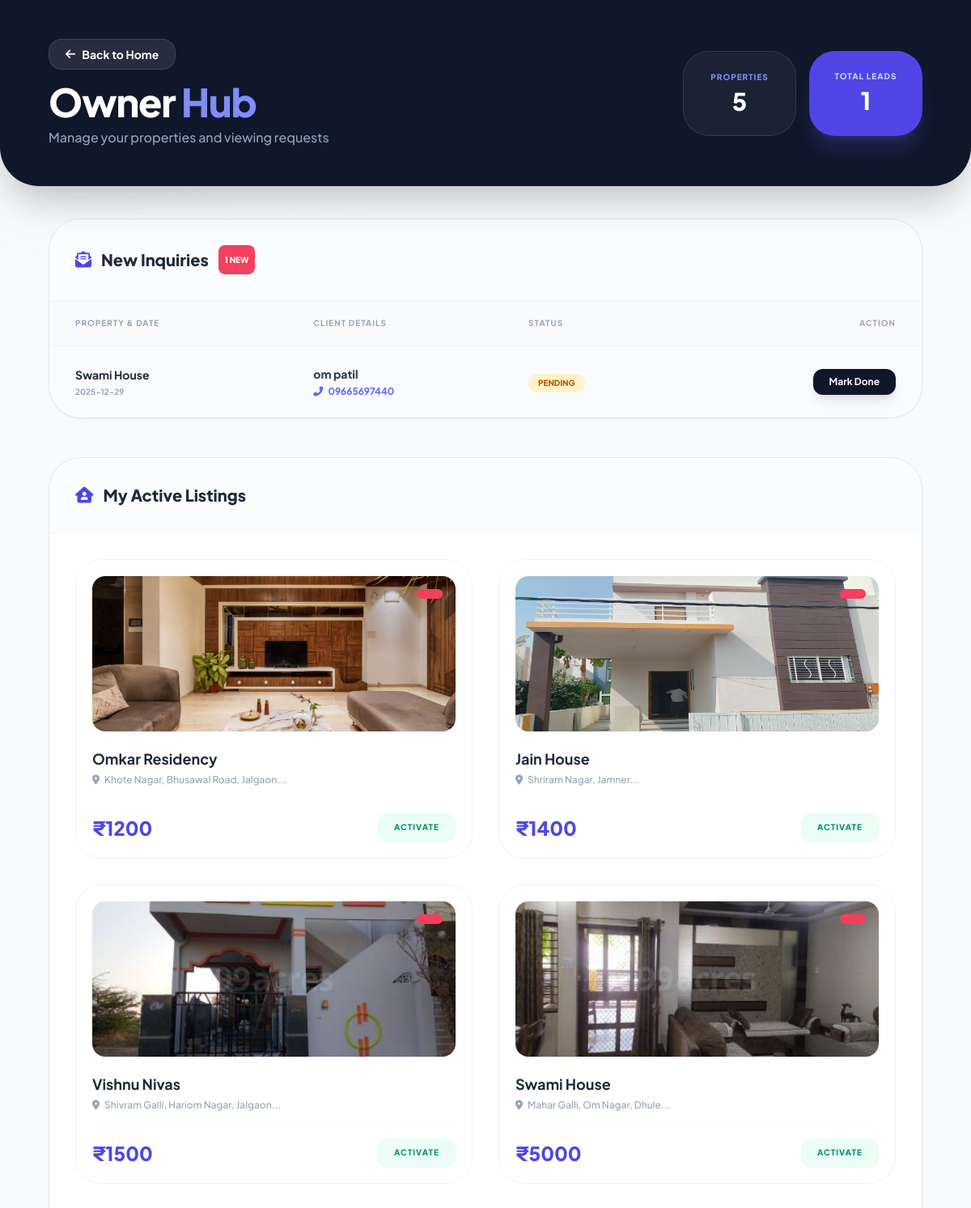
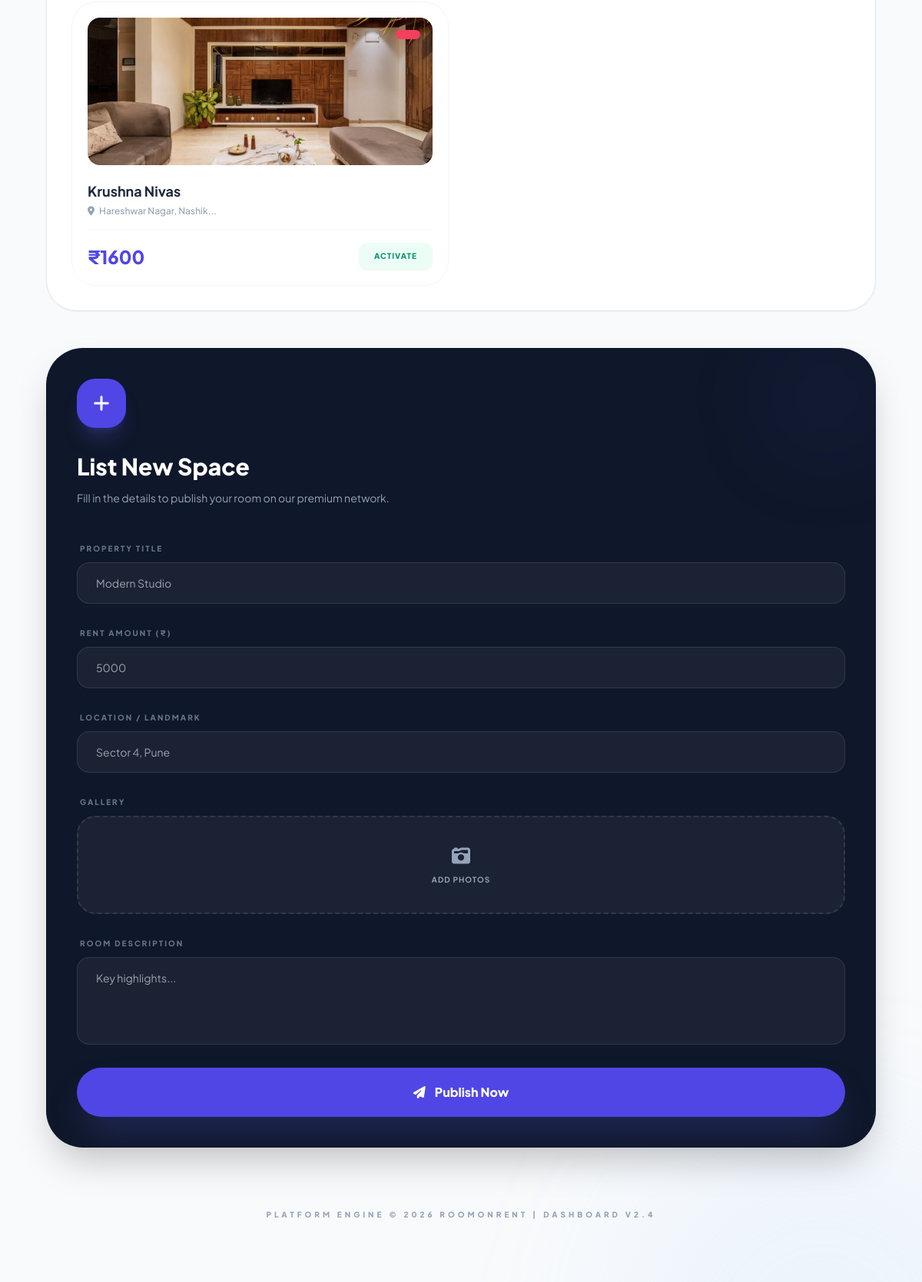
Screenshot of /owner (signed in) with the database file from the repository (2 pictures, top to bottom).
### tables this page shows
CREATE TABLE bookings (
                id INTEGER PRIMARY KEY AUTOINCREMENT,
                room_id INTEGER,
                user_id INTEGER,
                full_name TEXT NOT NULL,
                contact_email TEXT NOT NULL,
                contact_phone TEXT NOT NULL,
                preferred_time TEXT,
                timestamp DATETIME DEFAULT CURRENT_TIMESTAMP,
                status TEXT DEFAULT 'New',
                FOREIGN KEY(room_id) REFERENCES rooms(id),
                FOREIGN KEY(user_id) REFERENCES users(id)
            );

CREATE TABLE rooms (
                id INTEGER PRIMARY KEY AUTOINCREMENT,
                title TEXT NOT NULL,
                description TEXT,
                rent INTEGER,
                address TEXT,
                image_filename TEXT,
                owner_id INTEGER,
                availability TEXT DEFAULT 'Available',
                amenities TEXT DEFAULT '', -- COLUMN for Chatbot Search
                FOREIGN KEY(owner_id) REFERENCES users(id)
            );

### app.py (the view)
@app.route('/owner')
def owner():
    if "user_id" not in session:
        return redirect(url_for("login"))
    user_id = session["user_id"]
    with get_db() as con:
        user = con.execute("SELECT role FROM users WHERE id=?", (user_id,)).fetchone()
    if not user or user["role"].lower() != "owner":
        flash("Access denied! Only owners can view dashboard.")
        return redirect(url_for("index"))
    with get_db() as con:
        rooms = con.execute(
            "SELECT id, title, description, rent, address, image_filename, availability, amenities FROM rooms WHERE owner_id=?",
            (user_id,)
        ).fetchall()
        bookings = con.execute("""
            SELECT b.id, b.full_name, b.contact_email, b.contact_phone, b.preferred_time,
                     b.timestamp, b.status, r.title AS room_title, r.address, r.id AS room_id
            FROM bookings b
            JOIN rooms r ON b.room_id = r.id
            WHERE r.owner_id = ?
            ORDER BY b.timestamp DESC
        """, (user_id,)).fetchall()
        new_booking_count = con.execute("""
            SELECT COUNT(b.id)
            FROM bookings b JOIN rooms r ON b.room_id = r.id
            WHERE r.owner_id = ? AND b.status = 'New'
        """, (user_id,)).fetchone()[0]
    return render_template("owner.html", rooms=rooms, bookings=bookings, new_booking_count=new_booking_count)

### app.py (called while the page is built)
def get_db():
    con = sqlite3.connect("app.db")
    con.row_factory = sqlite3.Row
    return con

### templates/owner.html (shortened to what this page needs)
<!DOCTYPE html>
<html lang="en">
<head>
    <script src="https://cdn.tailwindcss.com"></script>
    <link rel="stylesheet" href="https://cdnjs.cloudflare.com/ajax/libs/font-awesome/6.4.2/css/all.min.css">
</head>
<body class="bg-[#F8FAFC] font-sans min-h-screen pb-20 overflow-x-hidden selection:bg-indigo-100">
    <div class="fixed inset-0 -z-10 overflow-hidden pointer-events-none">
        <div class="absolute bottom-[-10%] right-[-10%] w-[500px] h-[500px] bg-blue-200/20 rounded-full mix-blend-multiply filter blur-[100px] animate-pulse"></div>
    </div>
    <div class="bg-slate-900 text-white py-12 px-[5%] mb-10 relative rounded-b-[3rem] shadow-2xl">
        <div class="max-w-7xl mx-auto flex flex-col md:flex-row justify-between items-center gap-6">
            <div class="text-center md:text-left">
                <a href="{{ url_for('index') }}" class="inline-flex items-center gap-2 bg-white/10 hover:bg-white/20 px-5 py-2 rounded-2xl text-sm font-bold transition mb-4 no-underline text-white border border-white/10 backdrop-blur-md">
                    <i class="fas fa-arrow-left"></i> Back to Home
                </a>
                <h1 class="text-4xl md:text-5xl font-extrabold tracking-tight">Owner <span class="text-indigo-400">Hub</span></h1>
                <p class="text-slate-400 mt-2 font-medium">Manage your properties and viewing requests</p>
            </div>
            <div class="flex gap-4">
                <div class="bg-white/5 border border-white/10 backdrop-blur-md p-6 rounded-[2rem] flex flex-col items-center min-w-[140px]">
                    <span class="text-[10px] font-black uppercase tracking-widest text-indigo-400">Properties</span>
                    <span class="text-3xl font-black mt-1">{{ rooms|length }}</span>
                </div>
                <div class="bg-indigo-600 p-6 rounded-[2rem] shadow-xl shadow-indigo-500/20 flex flex-col items-center min-w-[140px]">
                    <span class="text-[10px] font-black uppercase tracking-widest text-indigo-200">Total Leads</span>
                    <span class="text-3xl font-black mt-1">{{ bookings|length }}</span>
                </div>
            </div>
        </div>
    </div>
    <div class="max-w-7xl mx-auto px-[5%]">
        <div class="grid grid-cols-1 xl:grid-cols-3 gap-12">
            <div class="xl:col-span-2 space-y-12">
                <section class="bg-white rounded-[2.5rem] border border-slate-200 overflow-hidden shadow-sm hover:shadow-md transition-shadow">
                    <div class="p-8 border-b border-slate-100 bg-slate-50/50 flex justify-between items-center">
                        <h2 class="text-xl font-black text-slate-800 flex items-center gap-3">
                            <i class="fas fa-envelope-open-text text-indigo-600"></i> New Inquiries
                            {% if new_booking_count and new_booking_count > 0 %}
                                <span class="bg-rose-500 text-white text-[10px] px-2 py-1 rounded-lg animate-pulse">{{ new_booking_count }} NEW</span>
                            {% endif %}
                        </h2>
                    </div>
                    <div class="overflow-x-auto">
                        {% if bookings %}
                        <table class="w-full text-left">
                            <thead class="bg-slate-50 text-slate-400 text-[10px] font-black uppercase tracking-widest border-b border-slate-100">
                                <tr>
                                    <th class="px-8 py-5">Property & Date</th>
                                    <th class="px-6 py-5">Client Details</th>
                                    <th class="px-6 py-5">Status</th>
                                    <th class="px-8 py-5 text-right">Action</th>
                                </tr>
                            </thead>
                            <tbody class="divide-y divide-slate-100">
                                {% for booking in bookings %}
                                <tr class="hover:bg-slate-50/80 transition-colors {{ 'bg-indigo-50/30' if booking['status'] == 'New' }}">
                                    <td class="px-8 py-6">
                                        <div class="font-bold text-slate-800 text-sm">{{ booking['room_title'] }}</div>
                                        <div class="text-[10px] text-slate-400 font-bold mt-1 uppercase">{{ booking['timestamp'].split(' ')[0] }}</div>
                                    </td>
                                    <td class="px-6 py-6">
                                        <div class="text-sm font-black text-slate-700">{{ booking['full_name'] }}</div>
                                        <div class="text-xs text-indigo-500 font-bold mt-1"><i class="fas fa-phone-alt mr-1"></i> {{ booking['contact_phone'] }}</div>
                                    </td>
                                    <td class="px-6 py-6">
                                        {% if booking['status'] == 'New' %}
                                            <span class="inline-flex items-center gap-1.5 py-1 px-3 rounded-full bg-amber-100 text-amber-700 text-[10px] font-black uppercase">Pending</span>
                                        {% else %}
                                            <span class="inline-flex items-center gap-1.5 py-1 px-3 rounded-full bg-emerald-100 text-emerald-700 text-[10px] font-black uppercase">Contacted</span>
                                        {% endif %}
                                    </td>
                                    <td class="px-8 py-6 text-right">
                                        {% if booking['status'] == 'New' %}
                                            <form action="{{ url_for('mark_contacted', booking_id=booking['id']) }}" method="post">
                                                <button type="submit" class="bg-slate-900 text-white px-5 py-2 rounded-xl text-xs font-bold hover:bg-indigo-600 transition shadow-lg">Mark Done</button>
                                            </form>
                                        {% else %}
                                            <i class="fas fa-check-double text-emerald-500"></i>
                                        {% endif %}
                                    </td>
                                </tr>
                                {% endfor %}
                            </tbody>
                        </table>
                        {% else %}
                            <div class="py-20 text-center text-slate-400 italic">No viewing requests yet.</div>
                        {% endif %}
                    </div>
                </section>
                <section class="bg-white rounded-[2.5rem] border border-slate-200 shadow-sm overflow-hidden">
                    <div class="p-8 border-b border-slate-100 bg-slate-50/50">
                        <h2 class="text-xl font-black text-slate-800 flex items-center gap-3">
                            <i class="fas fa-house-user text-indigo-600"></i> My Active Listings
                        </h2>
                    </div>
                    <div class="grid grid-cols-1 md:grid-cols-2 gap-8 p-8">
                        {% for room in rooms %}
                        <div class="group border border-slate-100 rounded-[2rem] p-5 hover:border-indigo-100 transition-all duration-300 hover:shadow-xl relative overflow-hidden bg-white">
                            <div class="relative h-48 rounded-2xl overflow-hidden mb-5">
                                <img src="{{ url_for('static', filename='uploads/' + (room[5] if room[5] else 'default.jpg')) }}" class="w-full h-full object-cover group-hover:scale-110 transition duration-700">
                                <div class="absolute top-4 right-4 px-4 py-1.5 rounded-full text-[10px] font-black uppercase tracking-widest text-white shadow-2xl {{ 'bg-emerald-500' if room[7]=='Available' else 'bg-rose-500' }}">
                                </div>
                            </div>
                            <h3 class="font-bold text-slate-800 text-lg truncate mb-1">{{ room[1] }}</h3>
                            <p class="text-slate-400 text-xs font-medium mb-4"><i class="fas fa-location-dot mr-1"></i> {{ room[4][:40] }}...</p>
                            <div class="flex justify-between items-center pt-4 border-t border-slate-50">
                                <span class="text-2xl font-black text-indigo-600">₹{{ room[3] }}</span>
                                <form action="{{ url_for('toggle_availability', room_id=room[0]) }}" method="POST">
                                    <button type="submit" class="text-[10px] font-black uppercase tracking-widest px-5 py-2.5 rounded-xl transition-all shadow-sm {{ 'bg-rose-50 text-rose-600 hover:bg-rose-600 hover:text-white' if room[7]=='Available' else 'bg-emerald-50 text-emerald-600 hover:bg-emerald-600 hover:text-white' }}">
                                        {{ 'Deactivate' if room[7] == 'Available' else 'Activate' }}
                                    </button>
                                </form>
                            </div>
                        </div>
                        {% endfor %}
                    </div>
                </section>
            </div>
            <div class="space-y-8">
                <section class="bg-slate-900 rounded-[3rem] p-10 text-white shadow-2xl sticky top-10 overflow-hidden">
                    <div class="absolute top-0 right-0 w-32 h-32 bg-indigo-500/10 rounded-full blur-3xl"></div>
                    <div class="relative z-10">
                        <div class="w-16 h-16 bg-indigo-600 rounded-[1.5rem] flex items-center justify-center mb-8 shadow-xl shadow-indigo-500/20">
                            <i class="fas fa-plus text-2xl"></i>
                        </div>
                        <h2 class="text-3xl font-black mb-3">List New Space</h2>
                        <p class="text-slate-400 text-sm mb-10 leading-relaxed">Fill in the details to publish your room on our premium network.</p>
                        <form action="{{ url_for('add_room') }}" method="POST" enctype="multipart/form-data" class="space-y-6">
                            <div class="space-y-2">
                                <label class="text-[10px] font-black uppercase tracking-[0.2em] text-slate-500 ml-1">Property Title</label>
                                <input type="text" name="title" required class="w-full bg-white/5 border border-white/10 rounded-2xl px-6 py-4 text-sm focus:ring-2 focus:ring-indigo-500 focus:bg-white focus:text-slate-900 outline-none transition-all" placeholder="Modern Studio">
                            </div>
                            <div class="space-y-2">
                                <label class="text-[10px] font-black uppercase tracking-[0.2em] text-slate-500 ml-1">Rent Amount (₹)</label>
                                <input type="number" name="rent" required class="w-full bg-white/5 border border-white/10 rounded-2xl px-6 py-4 text-sm focus:ring-2 focus:ring-indigo-500 focus:bg-white focus:text-slate-900 outline-none transition-all" placeholder="5000">
                            </div>
                            <div class="space-y-2">
                                <label class="text-[10px] font-black uppercase tracking-[0.2em] text-slate-500 ml-1">Location / Landmark</label>
                                <input type="text" name="address" required class="w-full bg-white/5 border border-white/10 rounded-2xl px-6 py-4 text-sm focus:ring-2 focus:ring-indigo-500 focus:bg-white focus:text-slate-900 outline-none transition-all" placeholder="Sector 4, Pune">
                            </div>
                            <div class="space-y-2">
                                <label class="text-[10px] font-black uppercase tracking-[0.2em] text-slate-500 ml-1">Gallery</label>
                                <label class="group flex flex-col items-center justify-center w-full h-32 bg-white/5 border-2 border-dashed border-white/10 rounded-3xl cursor-pointer hover:bg-white/10 hover:border-indigo-500 transition-all">
                                    <div class="flex flex-col items-center justify-center text-slate-400 group-hover:text-indigo-400">
                                        <i class="fas fa-camera-retro text-2xl mb-2"></i>
                                        <p class="text-[10px] font-bold uppercase tracking-widest" id="file-count">Add Photos</p>
                                    </div>
                                </label>
                            </div>
                            <div class="space-y-2">
                                <label class="text-[10px] font-black uppercase tracking-[0.2em] text-slate-500 ml-1">Room Description</label>
                                <textarea name="description" required rows="4" class="w-full bg-white/5 border border-white/10 rounded-2xl px-6 py-4 text-sm focus:ring-2 focus:ring-indigo-500 focus:bg-white focus:text-slate-900 outline-none transition-all resize-none" placeholder="Key highlights..."></textarea>
                            </div>
                            <button type="submit" class="w-full bg-indigo-600 hover:bg-indigo-700 text-white py-5 rounded-[2rem] font-black shadow-2xl shadow-indigo-500/30 transition-all transform active:scale-95 flex items-center justify-center gap-3 group">
                                <i class="fas fa-paper-plane group-hover:translate-x-1 group-hover:-translate-y-1 transition-transform"></i>
                                Publish Now
                            </button>
                        </form>
                    </div>
                </section>
            </div>
        </div>
    </div>
    <p class="text-center mt-20 text-slate-400 text-[10px] font-black uppercase tracking-[0.4em]">
        Platform Engine &copy; 2026 RoomOnRent | Dashboard v2.4
    </p>
</body>
</html>

### rows the page displays
bookings: room_title "Swami House", timestamp "2025-12-29", full_name "om patil", contact_phone "09665697440", status "PENDING"
rooms: image_filename (picture), title "Omkar Residency", address "Khote Nagar, Bhusawal Road, Jalgaon", rent "1200", amenities "ACTIVATE"
rooms: image_filename (picture), title "Jain House", address "Shriram Nagar, Jamner", rent "1400", amenities "ACTIVATE"
rooms: image_filename (picture), title "Vishnu Nivas", address "Shivram Galli, Hariom Nagar, Jalgaon", rent "1500", amenities "ACTIVATE"
rooms: image_filename (picture), title "Swami House", address "Mahar Galli, Om Nagar, Dhule", rent "5000", amenities "ACTIVATE"
rooms: image_filename (picture), title "Krushna Nivas", address "Hareshwar Nagar, Nashik", rent "1600", amenities "ACTIVATE"

### other values shown
{{ rooms|length }} "5"
{{ bookings|length }} "1"
{{ new_booking_count }} "1"
